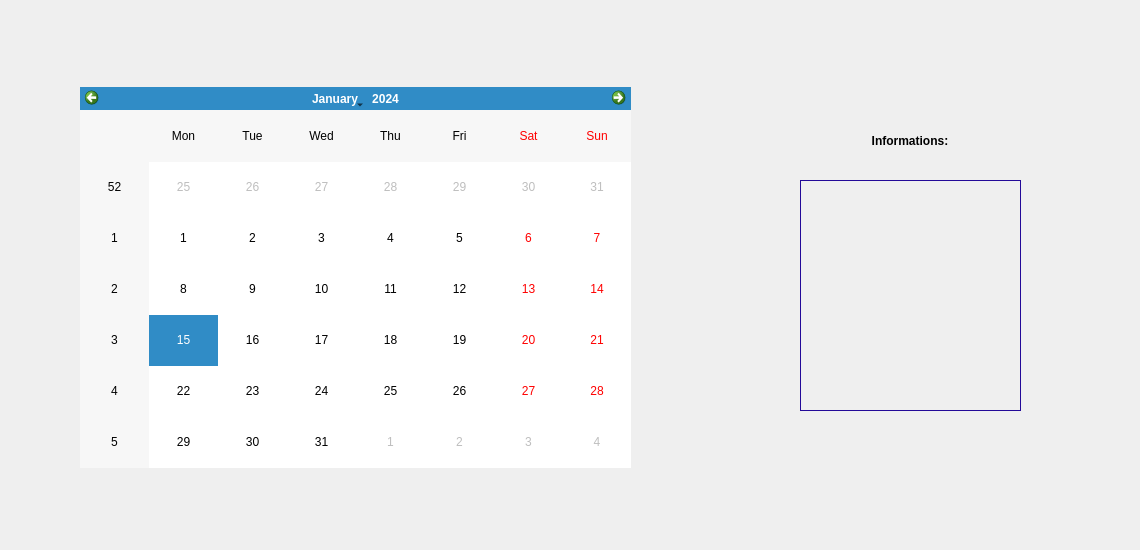
    <widget class="QWidget" name="tab">
     <attribute name="title">
      <string>Calendrier</string>
     </attribute>
     <widget class="QLabel" name="label_3">
      <property name="geometry">
       <rect>
        <x>-10</x>
        <y>-1</y>
        <width>1131</width>
        <height>541</height>
       </rect>
      </property>
      <property name="styleSheet">
       <string notr="true"/>
      </property>
      <property name="text">
       <string/>
      </property>
     </widget>
     <widget class="QCalendarWidget" name="calendarWidget_sp">
      <property name="geometry">
       <rect>
        <x>80</x>
        <y>87</y>
        <width>551</width>
        <height>381</height>
       </rect>
      </property>
     </widget>
     <widget class="QLabel" name="label_7">
      <property name="geometry">
       <rect>
        <x>820</x>
        <y>120</y>
        <width>180</width>
        <height>41</height>
       </rect>
      </property>
      <property name="font">
       <font>
        <pointsize>9</pointsize>
        <bold>true</bold>
       </font>
      </property>
      <property name="text">
       <string>Informations:</string>
      </property>
      <property name="alignment">
       <set>Qt::AlignmentFlag::AlignCenter</set>
      </property>
     </widget>
     <widget class="QLabel" name="Calendrier_Info">
      <property name="geometry">
       <rect>
        <x>800</x>
        <y>180</y>
        <width>221</width>
        <height>231</height>
       </rect>
      </property>
      <property name="styleSheet">
       <string notr="true">background-color: rgba(35,10,152, 0);
border: 1px solid #230a98;
</string>
      </property>
      <property name="text">
       <string/>
      </property>
      <property name="alignment">
       <set>Qt::AlignmentFlag::AlignLeading|Qt::AlignmentFlag::AlignLeft|Qt::AlignmentFlag::AlignTop</set>
      </property>
     </widget>
    </widget>
